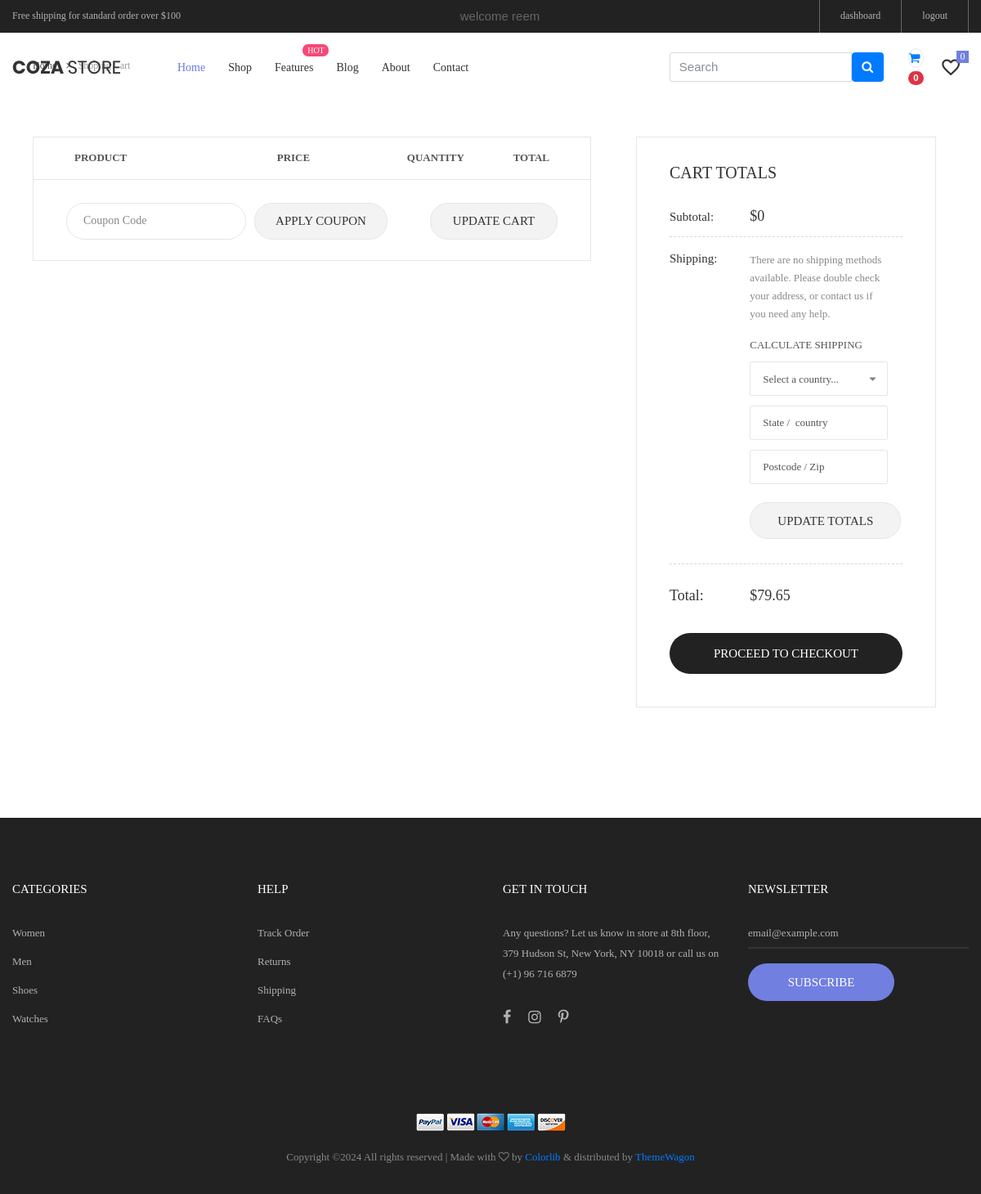
Before: /cart/ (signed in) with the older database file.
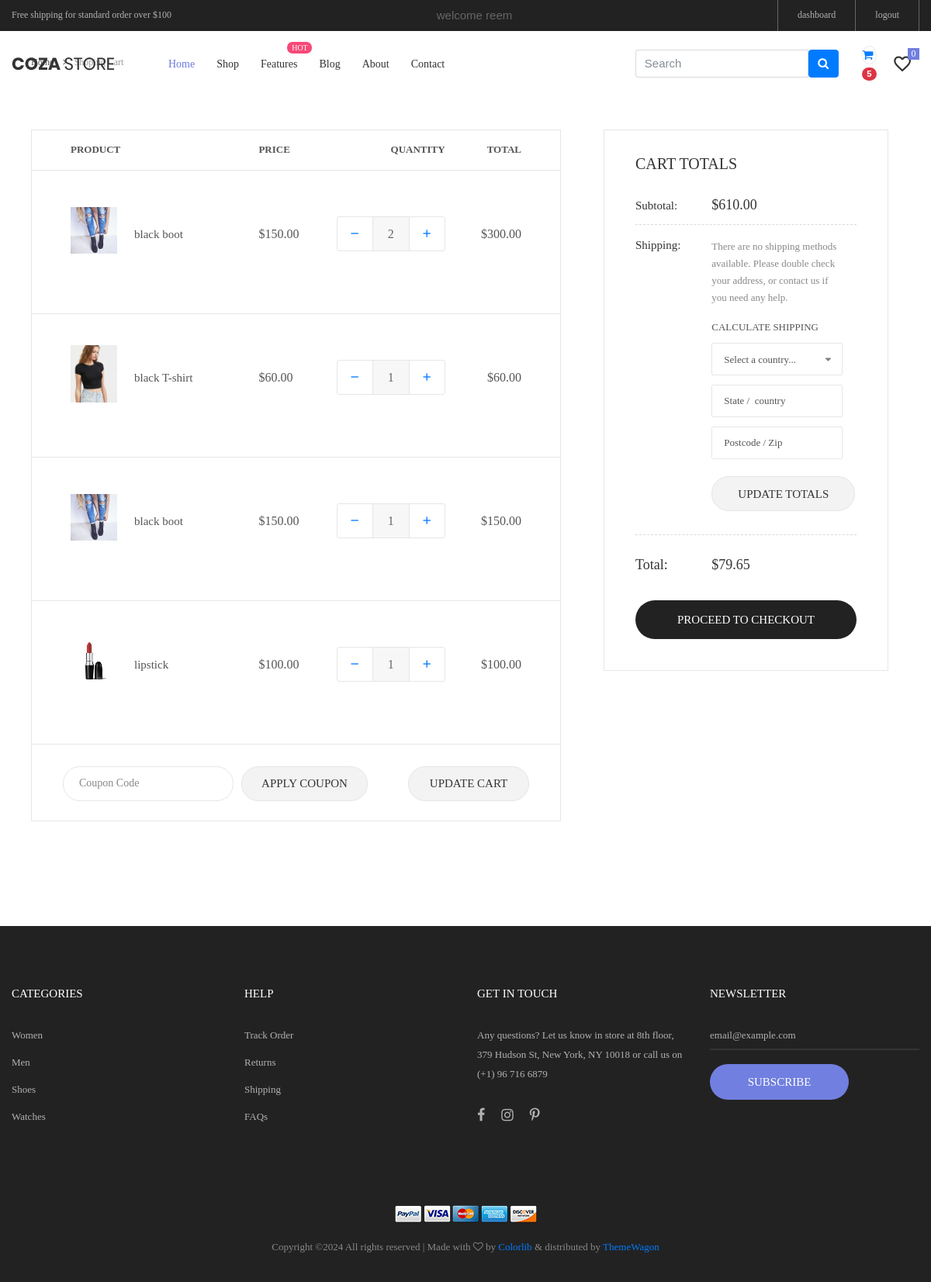
After: the same page with the newer database file.
### accounts/models.py (models this page shows, shortened)
class Account(AbstractBaseUser):
    first_name = models.CharField(max_length=50)
    last_name = models.CharField(max_length=50)
    username = models.CharField(max_length=50, unique=True)
    email = models.EmailField(max_length=100, unique=True)
    phone_number = models.CharField(max_length=50)
    date_joined = models.DateTimeField(auto_now_add=True)
    last_login = models.DateTimeField(auto_now_add=True)
    is_admin = models.BooleanField(default=False)
    is_staff = models.BooleanField(default=False)
    is_active = models.BooleanField(default=False)
    is_superadmin = models.BooleanField(default=False)
    USERNAME_FIELD = 'email'
    REQUIRED_FIELDS = ['username', 'first_name', 'last_name']
    objects = MyAccountManager()

### cart/models.py (models this page shows, shortened)
class CartItem(models.Model):
    user = models.ForeignKey(Account, on_delete=models.CASCADE, null=True)
    product = models.ForeignKey(Product, on_delete=models.CASCADE)
    cart = models.ForeignKey(Cart, on_delete=models.CASCADE, null=True)
    quantity = models.IntegerField()
    is_active = models.BooleanField(default=True)
    def total(self):
        return self.product.price * self.quantity

### store/models.py (models this page shows, shortened)
class Product(models.Model):
    product_name = models.CharField(max_length=255, unique=True)
    slug = models.SlugField(max_length=255, unique=True)
    description = models.TextField(max_length=500, blank=True)
    price = models.DecimalField(max_digits=5, decimal_places=2)
    images = models.ImageField(upload_to='photos/products')
    stock = models.IntegerField()
    is_available = models.BooleanField(default=True)
    category = models.ForeignKey(Category, on_delete=models.CASCADE)
    created_date = models.DateTimeField(auto_now_add=True)
    modified_date = models.DateTimeField(auto_now=True)

### cart/views.py (the view)
# urls.py: path('', views.cart, name='cart'),
def cart(request, subtotal=0, quantity=0, cart_items=None):
    try:
        if request.user.is_authenticated:
           cart_items = CartItem.objects.filter(user=request.user, is_active=True)
        else:
            cart = Cart.objects.get(cart_id=_cart_id(request))
            cart_items = CartItem.objects.filter(cart=cart, is_active=True)
        for cart_item in cart_items:
            subtotal += (cart_item.product.price * cart_item.quantity)
            quantity += cart_item.quantity
    except ObjectDoesNotExist:
        pass
    context = {
        'subtotal' : subtotal,
        'cart_items': cart_items,
        'quantity' : quantity,
    }
    return render(request, 'cart.html', context)

### templates/cart.html (shortened to what this page needs)
{% extends 'base.html'%}
{% load static%}
{%block content%}
	<div class="container">
		<div class="bread-crumb flex-w p-l-25 p-r-15 p-t-30 p-lr-0-lg">
			<a href="index.html" class="stext-109 cl8 hov-cl1 trans-04">
			</a>
			<span class="stext-109 cl4">
				Shoping Cart
			</span>
		</div>
	</div>
	<form class="bg0 p-t-75 p-b-85">
		<div class="container">
			<div class="row">
				<div class="col-lg-10 col-xl-7 m-lr-auto m-b-50">
					<div class="m-l-25 m-r--38 m-lr-0-xl">
						<div class="wrap-table-shopping-cart">
							<table class="table-shopping-cart">
								<tr class="table_head">
									<th class="column-1">Product</th>
									<th class="column-2"></th>
									<th class="column-3">Price</th>
									<th class="column-4">Quantity</th>
									<th class="column-5">Total</th>
								</tr>
								{% for cart_item in cart_items%}
								<tr class="table_row">
									<td class="column-1">
										<div class="how-itemcart1">
											<img src="{{cart_item.product.images.url}}" alt="IMG">
										</div>
									</td>
									<td class="column-2">{{cart_item.product.product_name}}</td>
									<td class="column-3">${{cart_item.product.price}}</td>
									<td class="column-4">
										<div class="wrap-num-product flex-w m-l-auto m-r-0">
											<div class="btn-num-product-down cl8 hov-btn3 trans-04 flex-c-m">
												<a href="{% url 'remove_cart' cart_item.product.id %}"><i class="fs-16 zmdi zmdi-minus"></i></a>
											</div>
											<input class="mtext-104 cl3 txt-center num-product" type="number" name="num-product1" value="{{cart_item.quantity}}">
											<div class="btn-num-product-up cl8 hov-btn3 trans-04 flex-c-m">
												<a href="{% url 'add_cart' cart_item.product.id %}"><i class="fs-16 zmdi zmdi-plus"></i></a>
											</div>
										</div>
									</td>
									<td class="column-5">${{cart_item.total}} </td>
								</tr>
							    {% endfor%}
							</table>
						</div>
						<div class="flex-w flex-sb-m bor15 p-t-18 p-b-15 p-lr-40 p-lr-15-sm">
							<div class="flex-w flex-m m-r-20 m-tb-5">
								<input class="stext-104 cl2 plh4 size-117 bor13 p-lr-20 m-r-10 m-tb-5" type="text" name="coupon" placeholder="Coupon Code">
								<div class="flex-c-m stext-101 cl2 size-118 bg8 bor13 hov-btn3 p-lr-15 trans-04 pointer m-tb-5">
									Apply coupon
								</div>
							</div>
							<div class="flex-c-m stext-101 cl2 size-119 bg8 bor13 hov-btn3 p-lr-15 trans-04 pointer m-tb-10">
								Update Cart
							</div>
						</div>
					</div>
				</div>
				<div class="col-sm-10 col-lg-7 col-xl-5 m-lr-auto m-b-50">
					<div class="bor10 p-lr-40 p-t-30 p-b-40 m-l-63 m-r-40 m-lr-0-xl p-lr-15-sm">
						<h4 class="mtext-109 cl2 p-b-30">
							Cart Totals
						</h4>
						<div class="flex-w flex-t bor12 p-b-13">
							<div class="size-208">
								<span class="stext-110 cl2">
									Subtotal:
								</span>
							</div>
							<div class="size-209">
								<span class="mtext-110 cl2">
									${{subtotal}}
								</span>
							</div>
						</div>
						<div class="flex-w flex-t bor12 p-t-15 p-b-30">
							<div class="size-208 w-full-ssm">
								<span class="stext-110 cl2">
									Shipping:
								</span>
							</div>
							<div class="size-209 p-r-18 p-r-0-sm w-full-ssm">
								<p class="stext-111 cl6 p-t-2">
									There are no shipping methods available. Please double check your address, or contact us if you need any help.
								</p>
								<div class="p-t-15">
									<span class="stext-112 cl8">
										Calculate Shipping
									</span>
									<div class="rs1-select2 rs2-select2 bor8 bg0 m-b-12 m-t-9">
									</div>
									<div class="bor8 bg0 m-b-12">
										<input class="stext-111 cl8 plh3 size-111 p-lr-15" type="text" name="state" placeholder="State /  country">
									</div>
									<div class="bor8 bg0 m-b-22">
										<input class="stext-111 cl8 plh3 size-111 p-lr-15" type="text" name="postcode" placeholder="Postcode / Zip">
									</div>
									<div class="flex-w">
										<div class="flex-c-m stext-101 cl2 size-115 bg8 bor13 hov-btn3 p-lr-15 trans-04 pointer">
											Update Totals
										</div>
									</div>
								</div>
							</div>
						</div>
						<div class="flex-w flex-t p-t-27 p-b-33">
							<div class="size-208">
								<span class="mtext-101 cl2">
									Total:
								</span>
							</div>
							<div class="size-209 p-t-1">
								<span class="mtext-110 cl2">
									$79.65
								</span>
							</div>
						</div>
						<a href="{% url 'checkout'%}" class="flex-c-m stext-101 cl0 size-116 bg3 bor14 hov-btn3 p-lr-15 trans-04 pointer">
							Proceed to Checkout
						</a>
					</div>
				</div>
			</div>
		</div>
	</form>
</body>
</html>
{%endblock content%}

### templates/header.html (shortened to what this page needs)
{% load static%}
<header>
    <div class="container-menu-desktop">
        <div class="top-bar">
            <div class="content-topbar flex-sb-m h-full container">
                <div class="left-top-bar">
                    Free shipping for standard order over $100
                </div>
                {% if user.id is None%}
                <div class="right-top-bar flex-w h-full">
                    <a href="{% url 'login' %}" class="flex-c-m trans-04 p-lr-25">
                        lonin
                    </a>
                    <a href="{% url 'register' %}" class="flex-c-m trans-04 p-lr-25">
                        register
                    </a>
                </div>
                {%else%}
                <div class="right-top-bar">
                    welcome {{user.first_name}}
                </div>
                <div class="right-top-bar flex-w h-full">
                    <a href="{% url 'dashboard' %}" class="flex-c-m trans-04 p-lr-25">
                        dashboard
                    </a>
                    <a href="{% url 'logout' %}" class="flex-c-m trans-04 p-lr-25">
                        logout
                    </a>
                </div>
                {%endif%}
            </div>
        </div>
        <div class="wrap-menu-desktop">
            <nav class="limiter-menu-desktop container">
                <a href="#" class="logo">
                    <img src="{% static 'images/icons/logo-01.png' %}" alt="IMG-LOGO">
                </a>
                <div class="menu-desktop">
                    <ul class="main-menu">
                        <li class="active-menu">
                            <a href="index.html">Home</a>
                        </li>
                        <li>
                            <a href="{% url 'store' %}">Shop</a>
                        </li>
                        <li class="label1" data-label1="hot">
                            <a href="shoping-cart.html">Features</a>
                        </li>
                        <li>
                            <a href="blog.html">Blog</a>
                        </li>
                        <li>
                            <a href="about.html">About</a>
                        </li>
                        <li>
                            <a href="contact.html">Contact</a>
                        </li>
                    </ul>
                </div>
                <div class="wrap-icon-header flex-w flex-r-m">
                    <form action="{% url 'search' %}" class="search" method='GET'>
                        <div class="input-group w-100">
                            <input type="text" class="form-control" style="width:60%;" placeholder="Search" name="keyword">
                            <div class="input-group-append">
                              <button class="btn btn-primary" type="submit">
                                <i class="fa fa-search"></i>
                              </button>
                            </div>
                          </div>
                      </form>
                    <a href="{% url 'cart' %}" class="widget-header pl-3 ml-3">
                        <div class="icon icon-sm rounded-circle border"><i class="fa fa-shopping-cart"></i></div>
                        <span class="badge badge-pill badge-danger notify">{{cart_counter}}</span>
                      </a>
                    <a href="#" class="dis-block icon-header-item cl2 hov-cl1 trans-04 p-l-22 p-r-11 icon-header-noti" data-notify="0">
                        <i class="zmdi zmdi-favorite-outline"></i>
                    </a>
                </div>
            </nav>
        </div>
    </div>
</header>

Changed rows visible on the page:
added CartItem: product.images (picture), product.product_name "black boot", product.price "150.00", num-product1 "2", total "300.00"
added CartItem: product.images (picture), product.product_name "black T-shirt", product.price "60.00", num-product1 "1", total "60.00"
added CartItem: product.images (picture), product.product_name "black boot", product.price "150.00", num-product1 "1", total "150.00"
added CartItem: product.images (picture), product.product_name "lipstick", product.price "100.00", num-product1 "1", total "100.00"
Other visible differences:
{{ cart_counter }}: "0" → "5"
{{ subtotal }}: "0" → "610.00"
